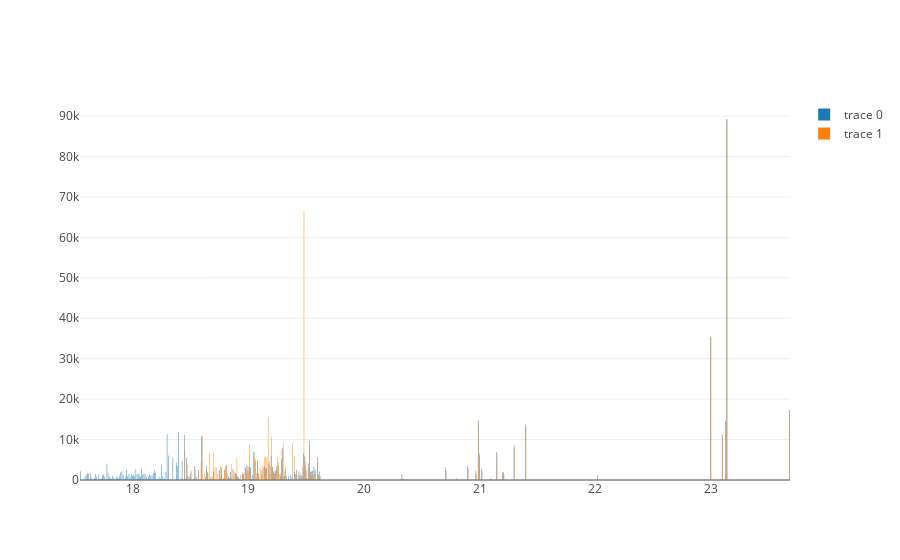

Notebook code for this chart:
### Code cell
import os
import plotly
import pyulog.core
import plotly.graph_objs as go
import plotly.figure_factory as ff
import scipy

import ipywidgets as widgets
import colorlover as cl
import datetime

from plotly.offline import iplot,plot
from plotly import tools
from pyulog import ulog2csv
from IPython.display import display

plotly.offline.init_notebook_mode(connected=True)

i=160

data = [go.Bar(
            x=chip_hist[i].price,
            y=chip_hist[i].vol
    ),
       go.Bar(
            x=chip_hist[i+1].price,
            y=chip_hist[i+1].vol
    )]

iplot(data, filename = 'basic-line')
